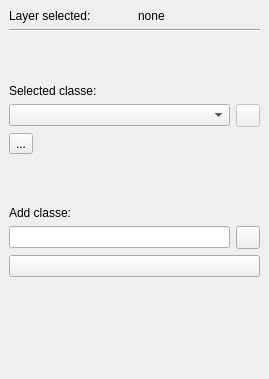
<?xml version="1.0" encoding="UTF-8"?>
<ui version="4.0">
 <class>annotationDockWidgetBase</class>
 <widget class="QDockWidget" name="annotationDockWidgetBase">
  <property name="geometry">
   <rect>
    <x>0</x>
    <y>0</y>
    <width>269</width>
    <height>379</height>
   </rect>
  </property>
  <property name="windowTitle">
   <string>Annotation tool</string>
  </property>
  <widget class="QWidget" name="dockWidgetContents">
   <layout class="QGridLayout" name="gridLayout">
    <item row="7" column="0">
     <layout class="QFormLayout" name="formLayout">
      <property name="fieldGrowthPolicy">
       <enum>QFormLayout::AllNonFixedFieldsGrow</enum>
      </property>
      <property name="rowWrapPolicy">
       <enum>QFormLayout::WrapAllRows</enum>
      </property>
      <item row="0" column="1">
       <spacer name="verticalSpacer_3">
        <property name="orientation">
         <enum>Qt::Vertical</enum>
        </property>
        <property name="sizeHint" stdset="0">
         <size>
          <width>20</width>
          <height>40</height>
         </size>
        </property>
       </spacer>
      </item>
      <item row="1" column="0">
       <widget class="QLabel" name="label">
        <property name="text">
         <string>Selected classe:</string>
        </property>
       </widget>
      </item>
      <item row="2" column="1">
       <widget class="QToolButton" name="toolButton_annotPointer">
        <property name="text">
         <string>...</string>
        </property>
        <property name="icon">
         <iconset theme="input-mouse">
          <normaloff>.</normaloff>.</iconset>
        </property>
       </widget>
      </item>
      <item row="3" column="1">
       <spacer name="verticalSpacer">
        <property name="orientation">
         <enum>Qt::Vertical</enum>
        </property>
        <property name="sizeHint" stdset="0">
         <size>
          <width>20</width>
          <height>40</height>
         </size>
        </property>
       </spacer>
      </item>
      <item row="4" column="0">
       <widget class="QLabel" name="label_2">
        <property name="text">
         <string>Add classe:</string>
        </property>
       </widget>
      </item>
      <item row="4" column="1">
       <layout class="QHBoxLayout" name="horizontalLayout_3">
        <item>
         <widget class="QLineEdit" name="lineEdit"/>
        </item>
        <item>
         <widget class="QgsColorButton" name="mColorButton"/>
        </item>
       </layout>
      </item>
      <item row="6" column="1">
       <spacer name="verticalSpacer_2">
        <property name="orientation">
         <enum>Qt::Vertical</enum>
        </property>
        <property name="sizeHint" stdset="0">
         <size>
          <width>20</width>
          <height>40</height>
         </size>
        </property>
       </spacer>
      </item>
      <item row="5" column="1">
       <widget class="QPushButton" name="pushButton_add">
        <property name="text">
         <string/>
        </property>
        <property name="icon">
         <iconset theme="list-add"/>
        </property>
       </widget>
      </item>
      <item row="1" column="1">
       <layout class="QHBoxLayout" name="horizontalLayout">
        <item>
         <widget class="QComboBox" name="comboBox_classe"/>
        </item>
        <item>
         <widget class="QToolButton" name="toolButton_color">
          <property name="enabled">
           <bool>false</bool>
          </property>
          <property name="text">
           <string/>
          </property>
         </widget>
        </item>
       </layout>
      </item>
     </layout>
    </item>
    <item row="6" column="0">
     <widget class="Line" name="line">
      <property name="orientation">
       <enum>Qt::Horizontal</enum>
      </property>
     </widget>
    </item>
    <item row="0" column="0">
     <layout class="QHBoxLayout" name="horizontalLayout_2">
      <item>
       <widget class="QLabel" name="label_3">
        <property name="text">
         <string>Layer selected:</string>
        </property>
       </widget>
      </item>
      <item>
       <widget class="QLabel" name="label_layerName">
        <property name="text">
         <string>none</string>
        </property>
       </widget>
      </item>
     </layout>
    </item>
   </layout>
  </widget>
 </widget>
 <customwidgets>
  <customwidget>
   <class>QgsColorButton</class>
   <extends>QToolButton</extends>
   <header>qgscolorbutton.h</header>
  </customwidget>
 </customwidgets>
 <resources/>
 <connections/>
</ui>
